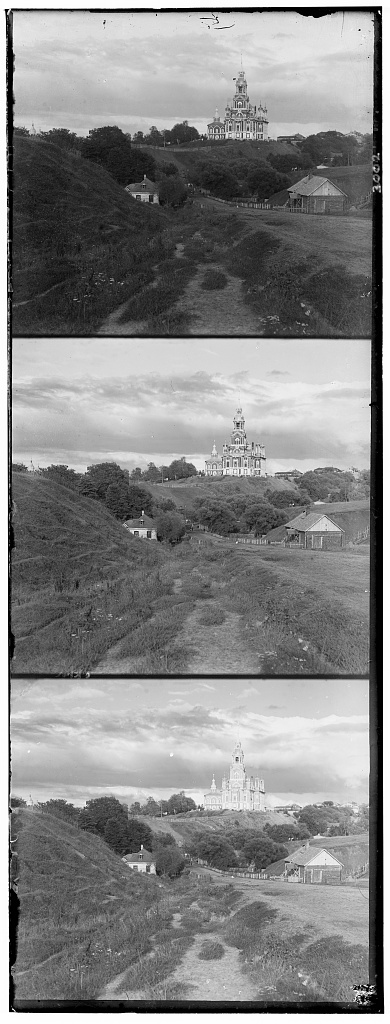
#> input picture data/cathedral.jpg, 390 x 1024 px
$ jupyter execute --allow-errors main.ipynb   (shell and % lines are left out)   (older library calls are emulated)
#> lines starting #> are read from the running program, lines starting #| are printed output that depends on the picture
[cell 1]
# CS194-26 (CS294-26): Project 1 starter Python code

# these are just some suggested libraries
# instead of scikit-image you could use matplotlib and opencv to read, write, and display images

import numpy as np
import skimage as sk
import skimage.io as skio

[cell 2]
%pylab inline

# [8 lines of commented-out code are left out]

from pylab import *
# from numpy import *

# Setup

[cell 3]
# name of the input file
imname = './data/cathedral.jpg'

# read in the image
im = skio.imread(imname)
#> im is the input picture: shape (1024, 390); min 0, max 255, mean 133.7

# convert to double (might want to do this later on to save memory)
im = sk.img_as_float(im)

[cell 4]
# compute the height of each part (just 1/3 of total)
height = np.floor(im.shape[0] / 3.0).astype(np.int)
#> height = 341

# separate color channels
b = im[:height]
g = im[height: 2*height]
r = im[2*height: 3*height]

[cell 5]
imshow(im)

[cell 6]
im_out = np.dstack([r, g, b])
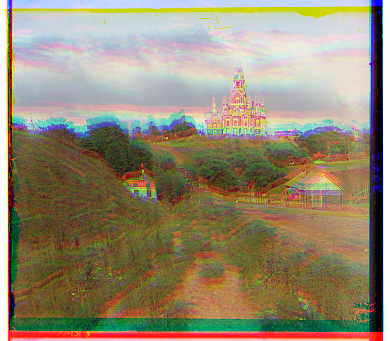
#> im_out: shape (341, 390, 3) float64; mean of channels 0, 1, 2 0.584, 0.54, 0.447; drawn as R, G, B
# imshow(im_out)
fname = "./results/cathedral_stack.jpg"
#> (the rest of this cell did not finish here and is left out)

# Exhaustive Search - SSD

[cell 7]
def crop_image(image, fraction):
    # find middle of image horizontally
    find_middle = (len(image) // 2)
    # find start crop point horizontally
    start_index = find_middle - (len(image) // fraction)
    # find end crop point horizontally
    end_index = find_middle + (len(image) // fraction)

    # find middle of iamge vertically
    find_middle_height = len(image[0]) // 2
    start_index_height = find_middle_height - (len(image[0]) // fraction)
    end_index_height = find_middle_height + (len(image[0]) // fraction)
    crop_g = image[start_index:end_index, start_index_height:end_index_height]
    return crop_g

[cell 8]
def calculate_ssd(image1, image2):
    return np.sum((image1 - image2) ** 2)

[cell 9]
def align_ssd(mover,ref):
    # for some amount of user defined displacement (-15 to 15)
    # keep ref static
    # shift the shift one by the displacement amount
    # find a score
    # keep track of the max score
    # max score is the ideal displacement
    # return that shifted image
    displacements = range(-15, 15)
    min_score = float("inf")
    best_displacement = (float("inf"), float("inf"))
    for x in displacements:
        for y in displacements:
            shifted_mover = np.roll(mover, [x,y], axis=(0,1))
            cropped_shifted_mover = crop_image(shifted_mover, 4)
            cropped_ref = crop_image(ref, 4)
            curr_score = calculate_ssd(cropped_ref, cropped_shifted_mover)
            if curr_score < min_score:
                min_score = curr_score
                best_displacement = [x,y]
    print(best_displacement)
    return np.roll(mover, best_displacement, axis=(0,1))

[cell 10]
def exhaustive_search_ssd(filename, out_filename):
    # name of the input file
    imname = filename
    # read in the image
    im = skio.imread(imname)
    # convert to double (might want to do this later on to save memory)
    im = sk.img_as_float(im)
    # compute the height of each part (just 1/3 of total)
    height = np.floor(im.shape[0] / 3.0).astype(np.int)
    # separate color channels
    b = im[:height]
    g = im[height: 2*height]
    r = im[2*height: 3*height]
    # align g and r to b
    print("green displacement: ")
    ag = align_ssd(g, b)
    print("red displacement: ")
    ar = align_ssd(r, b)
    # create a color image
    im_out = np.dstack([ar, ag, b])
    # save the image
    fname = out_filename
    skio.imsave(fname, im_out)
    # display the image
    skio.imshow(im_out)
    skio.show()

#> (a cell that did not finish here is left out)

#> the loop in align_ssd, `for x in displacements:` made 30 passes
#> pass 1, in crop_image (call 2), `crop_g = image[start_index:end_index, start_index_height:end_index_hei..`:
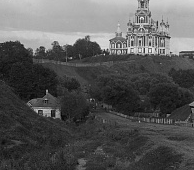
#> crop_g: shape (170, 194) float64; min 0, max 0.965, mean 0.343
#> pass 1, in crop_image (call 7), `crop_g = image[start_index:end_index, start_index_height:end_index_hei..`:
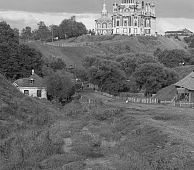
#> crop_g: shape (170, 194) float64; min 0, max 1, mean 0.44
#| [5, 2]
#| [12, 3]

#> (a cell that did not finish here is left out)

#> call 2 of exhaustive_search_ssd, with filename = './data/tobolsk.jpg', out_filename = './results/tobolsk_exhaustive_ssd.jpg'
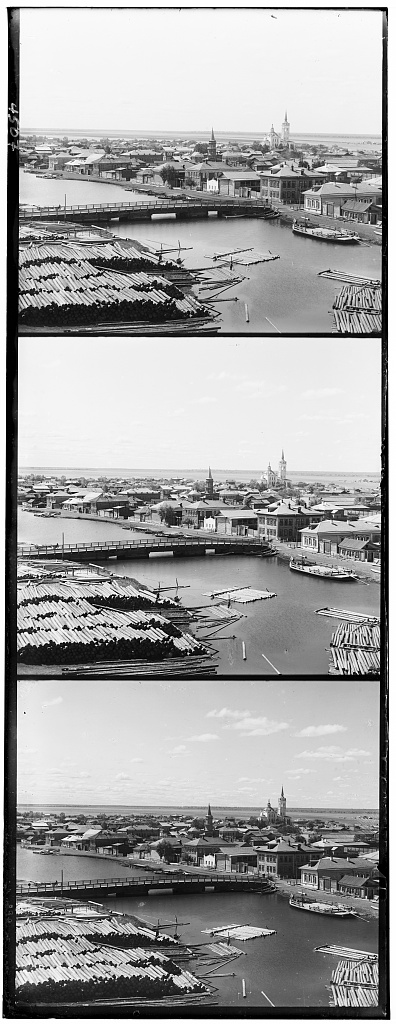
#> input picture data/tobolsk.jpg, 396 x 1024 px
#> in exhaustive_search_ssd, im is the input picture: shape (1024, 396); min 0, max 255, mean 161
#| [3, 3]
#> after the loop in align_ssd (call 4), `for x in displacements:`:
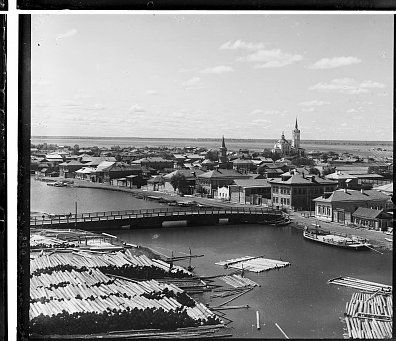
#> shifted_mover: shape (341, 396) float64; min 0, max 1, mean 0.552
#| [7, 3]

#> (a cell that did not finish here is left out)

#> call 3 of exhaustive_search_ssd, with filename = './data/monastery.jpg', out_filename = './results/monastery_exhaustive_ssd.jpg'
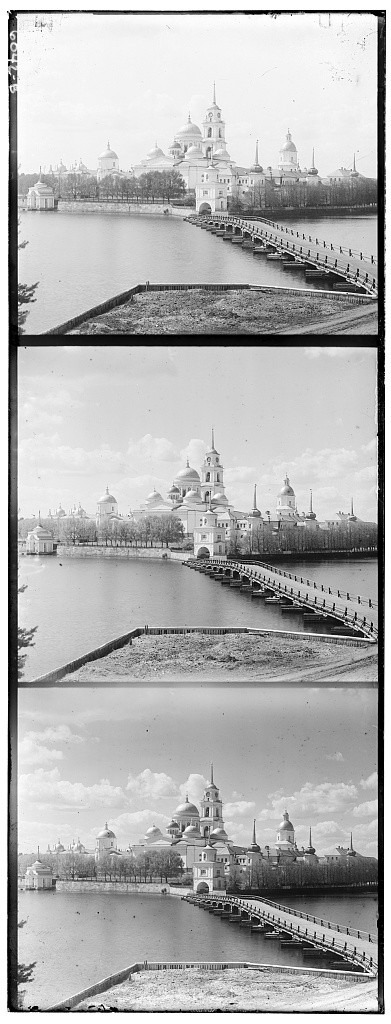
#> input picture data/monastery.jpg, 391 x 1024 px
#> in exhaustive_search_ssd, im is the input picture: shape (1024, 391); min 0, max 255, mean 177.7
#> in exhaustive_search_ssd (call 3), `r = im[2*height: 3*height]`:
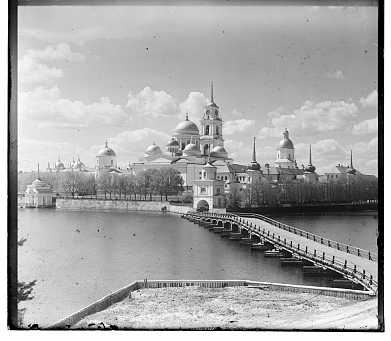
#> r: shape (341, 391) float64; min 0, max 1, mean 0.656
#> the loop in align_ssd (call 5), `for x in displacements:` made 30 passes
#> pass 1, in crop_image (call 7205), `crop_g = image[start_index:end_index, start_index_height:end_index_hei..`:
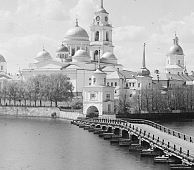
#> crop_g: shape (170, 194) float64; min 0, max 1, mean 0.662
#> after the loop in align_ssd (call 5), `for x in displacements:`:
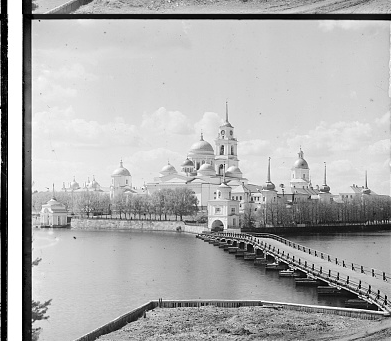
#> shifted_mover: shape (341, 391) float64; min 0, max 1, mean 0.691
#| [-3, 2]
#> in align_ssd (call 5), `return np.roll(mover, best_displacement, axis=(0,1))`:
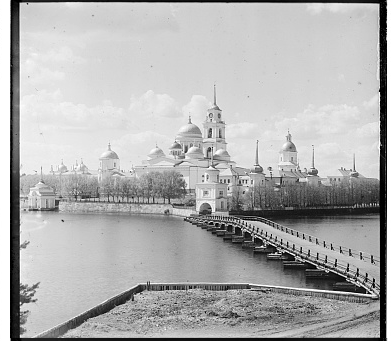
#> returned value: shape (341, 391) float64; min 0, max 1, mean 0.691
#| [3, 2]

# Exhaustive Search - NCC

[cell 14]
def calculate_ncc(image1, image2):
    return np.sum((image1 / np.linalg.norm(image1)) * (image2 / np.linalg.norm(image2)))

[cell 15]
def align_ncc(mover,ref):
    # for some amount of user defined displacement (-15 to 15)
    # keep ref static
    # shift the shift one by the displacement amount
    # find a score
    # keep track of the max score
    # max score is the ideal displacement
    # return that shifted image
    displacements = range(-15, 15)
    max_score = float("-inf")
    best_displacement = (float("inf"), float("inf"))
    for x in displacements:
        for y in displacements:
            shifted_mover = np.roll(mover, [x,y], axis=(0,1))
            cropped_shifted_mover = crop_image(shifted_mover, 4)
            cropped_ref = crop_image(ref, 4)
            curr_score = calculate_ncc(cropped_ref, cropped_shifted_mover)
            if curr_score > max_score:
                max_score = curr_score
                best_displacement = [x,y]
    print(best_displacement)
    return np.roll(mover, best_displacement, axis=(0,1))

[cell 16]
def exhaustive_search_ncc(filename, out_filename):
    # name of the input file
    imname = filename
    # read in the image
    im = skio.imread(imname)
    # convert to double (might want to do this later on to save memory)
    im = sk.img_as_float(im)
    # compute the height of each part (just 1/3 of total)
    height = np.floor(im.shape[0] / 3.0).astype(np.int)
    # separate color channels
    b = im[:height]
    g = im[height: 2*height]
    r = im[2*height: 3*height]
    # align g and r to b
    print("Green Displacement: ")
    ag = align_ncc(g, b)
    print("Red Displacement: ")
    ar = align_ncc(r, b)
    # create a color image
    im_out = np.dstack([ar, ag, b])
    # save the image
    fname = out_filename
    skio.imsave(fname, im_out)
    # display the image
    skio.imshow(im_out)
    skio.show()

#> (a cell that did not finish here is left out)

#| [5, 2]
#| [12, 3]

#> (a cell that did not finish here is left out)

#| [3, 3]
#| [7, 3]

#> (a cell that did not finish here is left out)

#| [-3, 2]
#| [3, 2]

# Image Pyramid - NCC

[cell 20]
# on small scale shift from -15 to 15  (ex: shift = [2, 3])
# on smaller scale , shift from -7 to 7 but dont center at 0, center at the previous shift (ex: [2 +- 7, 3 +- 7]) and set optimal shift to the value center
# then go onwards and shift less and less at each layer, updating center each layer
from skimage.transform import rescale

[cell 21]
# NCC
# [19 lines left out: function calculate_shift, not called in this run]

[cell 22]
# [16 lines left out: function image_pyramid, not called in this run]

[cell 23]
def image_pyramid_ncc(filename, out_filename, quality):
    # name of the input file
    imname = filename
    # read in the image
    im = skio.imread(imname)
    # convert to double (might want to do this later on to save memory)
    im = sk.img_as_float(im)
    # compute the height of each part (just 1/3 of total)
    height = np.floor(im.shape[0] / 3.0).astype(np.int)
    # separate color channels
    b = im[:height]
    g = im[height: 2*height]
    r = im[2*height: 3*height]
    # align g
    shift_g, disp_g, center_g = image_pyramid(g,b)
    print("Green Shift: " + str(shift_g))
    ag = np.roll(g, shift_g, axis=(0,1))
    # align r
    shift_r, disp_r, center_r = image_pyramid(r,b)
    print("Red Shift: " + str(shift_r))
    ar = np.roll(r, shift_r, axis=(0,1))
    # create a color image
    im_out = np.dstack([ar, ag, b])
    # im_out = np.dstack([ar, ag, b])
    # save the image
    fname = out_filename
    skio.imsave(fname, im_out, quality=quality)
    # display the image
    fig, ax = subplots(figsize=(2.5,2.5))
    ax.imshow(im_out)
    skio.show()

[cell 24]
quality = 75

#> (a cell that did not finish here is left out)

image_pyramid_ncc("./my_selected_data/siren.tif", "./results/siren_pyramid_ncc.jpg", quality)
image_pyramid_ncc("./my_selected_data/mushroom.tif", "./results/mushroom_pyramid_ncc.jpg", quality)
image_pyramid_ncc("./my_selected_data/woman_in_building.tif", "./results/woman_in_building_pyramid_ncc.jpg", quality)
image_pyramid_ncc("./my_selected_data/poppies.tif", "./results/poppies_pyramid_ncc.jpg", quality)
image_pyramid_ncc("./my_selected_data/lake.tif", "./results/lake_pyramid_ncc.jpg", quality)
image_pyramid_ncc("./my_selected_data/boy_on_bridge.tif", "./results/boy_on_bridge_pyramid_ncc.jpg", quality)

#> (a cell that did not finish here is left out)

image_pyramid_ncc("./data/emir.tif", "./results/emir_pyramid_ncc.jpg", quality)
image_pyramid_ncc("./data/harvesters.tif", "./results/harvesters_pyramid_ncc.jpg", quality)
image_pyramid_ncc("./data/icon.tif", "./results/icon_pyramid_ncc.jpg", quality)
image_pyramid_ncc("./data/lady.tif", "./results/lady_pyramid_ncc.jpg", quality)
image_pyramid_ncc("./data/melons.tif", "./results/melons_pyramid_ncc.jpg", quality)
image_pyramid_ncc("./data/onion_church.tif", "./results/onion_church_pyramid_ncc.jpg", quality)
image_pyramid_ncc("./data/sculpture.tif", "./results/sculpture_pyramid_ncc.jpg", quality)
image_pyramid_ncc("./data/self_portrait.tif", "./results/self_portrait_pyramid_ncc.jpg", quality)
image_pyramid_ncc("./data/three_generations.tif", "./results/three_generations_pyramid_ncc.jpg", quality)
image_pyramid_ncc("./data/train.tif", "./results/train_pyramid_ncc.jpg", quality)

# Sobel Edge Detection

[cell 27]
from scipy import ndimage

[cell 28]
# [13 lines left out: function sobel_edge_filter, not called in this run]

#> (a cell that did not finish here is left out)

[cell 30]
def sobel_image_pyramid(filename, out_filename, quality):
    # name of the input file
    imname = filename
    # read in the image
    im = skio.imread(imname)
    # convert to double (might want to do this later on to save memory)
    im = sk.img_as_float(im)
    # compute the height of each part (just 1/3 of total)
    height = np.floor(im.shape[0] / 3.0).astype(np.int)
    # separate color channels
    b = im[:height]
    g = im[height: 2*height]
    r = im[2*height: 3*height]
    b_sob = sobel_edge_filter(b)
    g_sob = sobel_edge_filter(g)
    r_sob = sobel_edge_filter(r)
    # align g
    shift_g, disp_g, center_g = image_pyramid(g_sob,b_sob)
    print("Green Shift: " + str(shift_g))
    ag = np.roll(g, shift_g, axis=(0,1))
    # align r
    shift_r, disp_r, center_r = image_pyramid(r_sob,b_sob)
    print("Red Shift: " + str(shift_r))
    ar = np.roll(r, shift_r, axis=(0,1))
    # create a color image
    im_out = np.dstack([ar, ag, b])
    # save the image
    fname = out_filename
    skio.imsave(fname, im_out, quality=quality)
    # display the image
    fig, ax = subplots(figsize=(2.5, 2.5))
    ax.imshow(im_out)
    skio.show()

#> (a cell that did not finish here is left out)


#> (a cell that did not finish here is left out)


# Cropping Image Borders

[cell 33]
# [67 lines left out: function crop_image_borders, not called in this run]

[cell 34]
def sobel_image_pyramid_cropped(filename, out_filename, quality):
    # name of the input file
    imname = filename
    # read in the image
    im = skio.imread(imname)
    # convert to double (might want to do this later on to save memory)
    im = sk.img_as_float(im)
    # compute the height of each part (just 1/3 of total)
    height = np.floor(im.shape[0] / 3.0).astype(np.int)
    # separate color channels
    b = im[:height]
    g = im[height: 2*height]
    r = im[2*height: 3*height]
    b_sob = sobel_edge_filter(b)
    g_sob = sobel_edge_filter(g)
    r_sob = sobel_edge_filter(r)
    # align g
    shift_g, disp_g, center_g = image_pyramid(g_sob,b_sob)
    print("Green Shift: " + str(shift_g))
    ag = np.roll(g, shift_g, axis=(0,1))
    # align r
    shift_r, disp_r, center_r = image_pyramid(r_sob,b_sob)
    print("Red Shift: " + str(shift_r))
    ar = np.roll(r, shift_r, axis=(0,1))
    # create a color image
    im_out = np.dstack([ar, ag, b])
    # save the image
    leftB, topB, rightB, bottomB = crop_image_borders(b_sob)
    leftR, topR, rightR, bottomR = crop_image_borders(r_sob)
    leftG, topG, rightG, bottomG = crop_image_borders(g_sob)

    im_out = im_out[max(topB, topR, topG):min(bottomB, bottomR, bottomG), max(leftB, leftR, leftG):min(rightB, rightR, rightG)]
    fname = out_filename
    skio.imsave(fname, im_out, quality=quality)
    # display the image
    fig, ax = subplots(figsize=(2.5, 2.5))
    ax.imshow(im_out)
    skio.show()

#> (a cell that did not finish here is left out)
